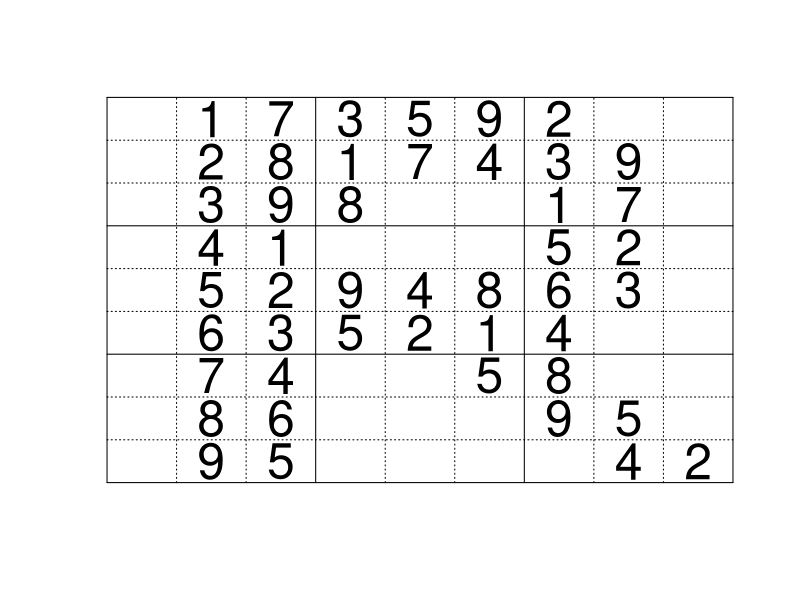

R code for this plot:
# make a sudoku plot

pnts <- seq(0, 1, length.out = 10)
ltys <- ifelse(seq_along(pnts) %% 3 == 1, 1, 3)
plot(0, type = 'n', xlim = c(0,1), ylim = c(0,1), axes = FALSE, xlab = '', ylab = '')
for(i in seq_along(pnts)) {
    lines(rep(pnts[i], 2), c(0,1), lty = ltys[i])
    lines(c(0,1), rep(pnts[i], 2), lty = ltys[i])
}
xs <- pnts[-1] - (diff(pnts) / 2)
ys <- rev(xs)
text(xs[2], ys, 1:9, cex = 3)
text(xs[3], ys, c(7,8,9,1,2,3,4,6,5), cex = 3)
text(xs[4], ys[c(1,2,3,5,6)], c(3,1,8,9,5), cex = 3)
text(xs[5], ys[c(1,2,5,6)], c(5,7,4,2), cex = 3)
text(xs[6], ys[c(1,2,5,6,7)], c(9,4,8,1,5), cex = 3)
text(xs[7], ys[1:8], c(2,3,1,5,6,4,8,9), cex = 3)
text(xs[8], ys[c(2,3,4,5,8,9)], c(9,7,2,3,5,4), cex = 3)
text(xs[9], ys[9], 2, cex = 3)
